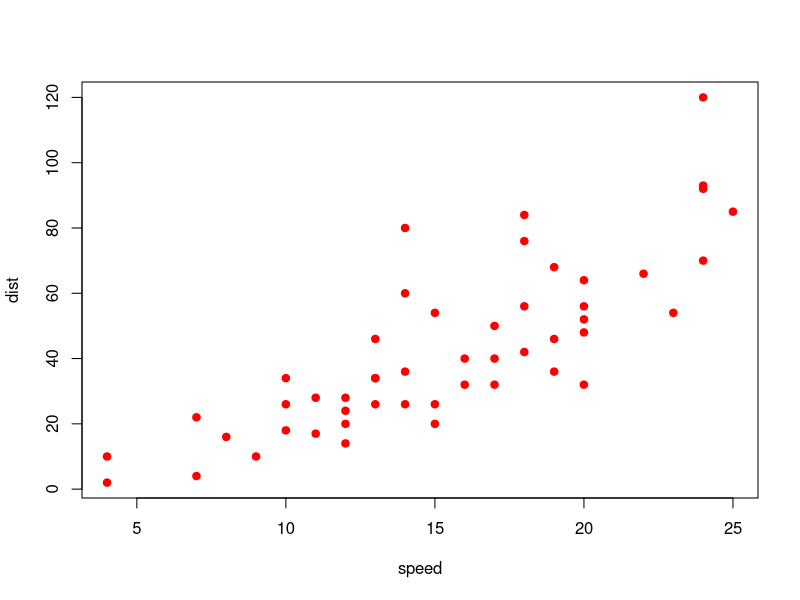
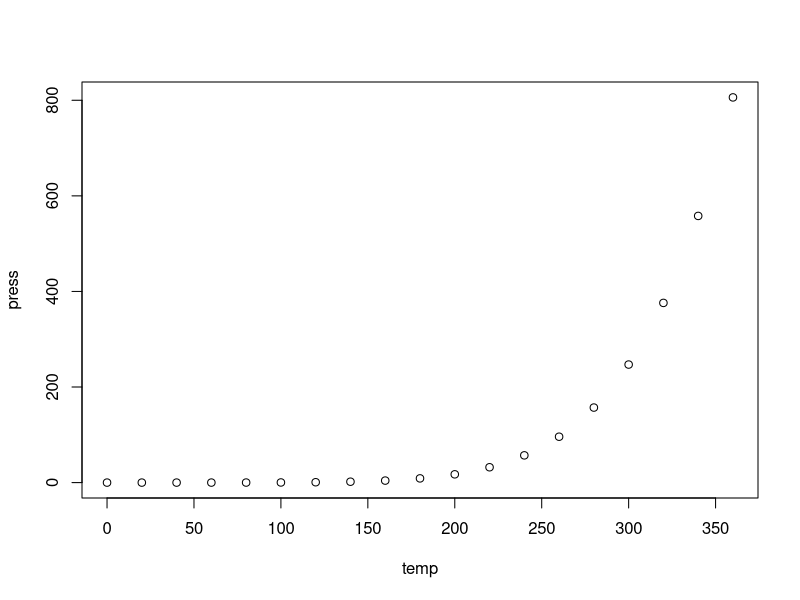
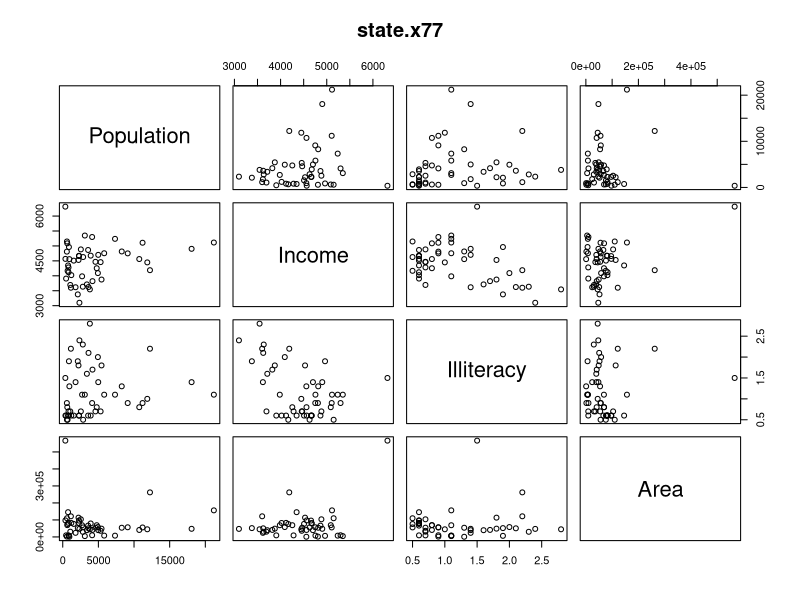
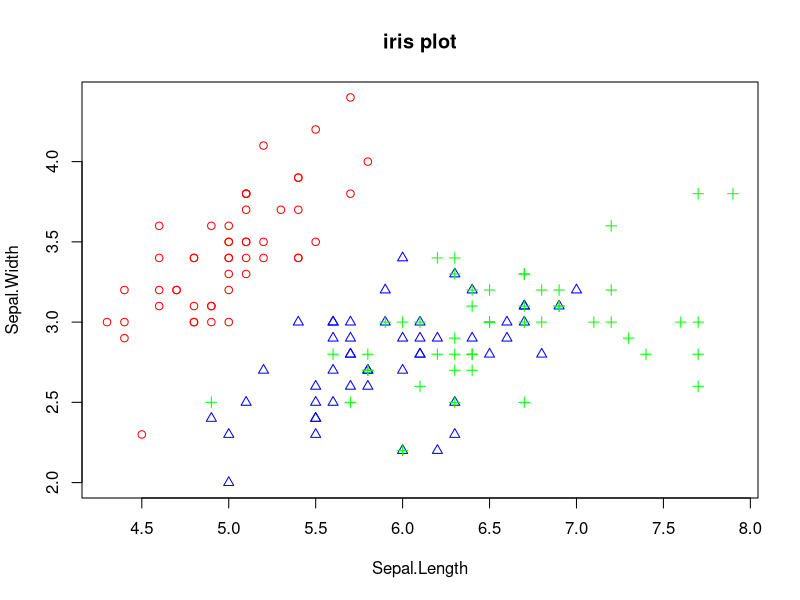
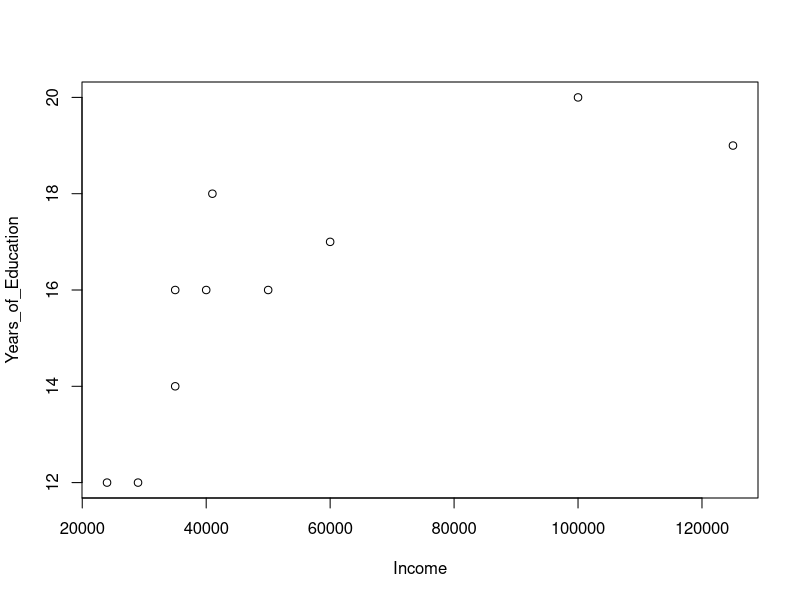
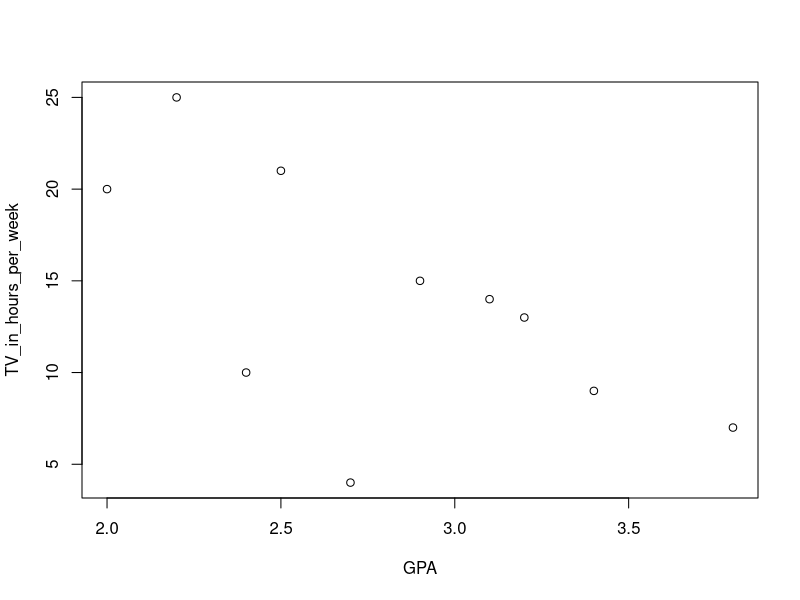
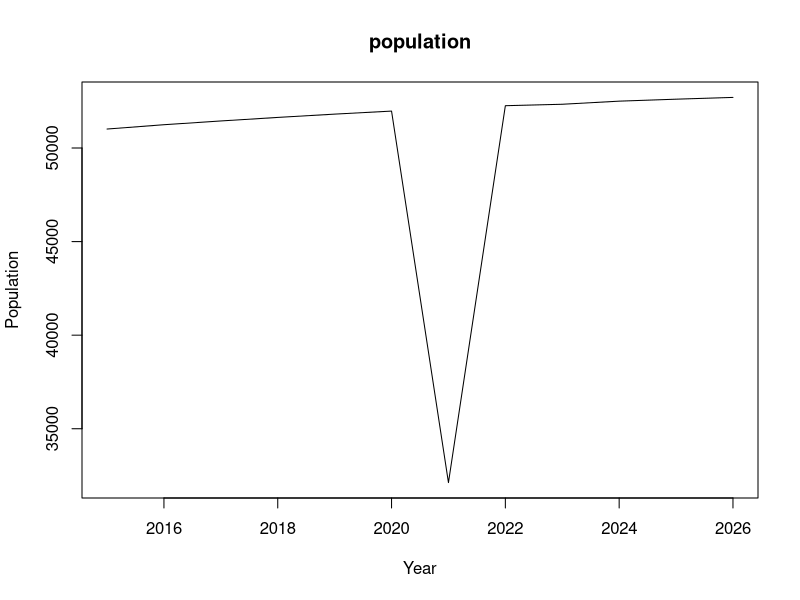
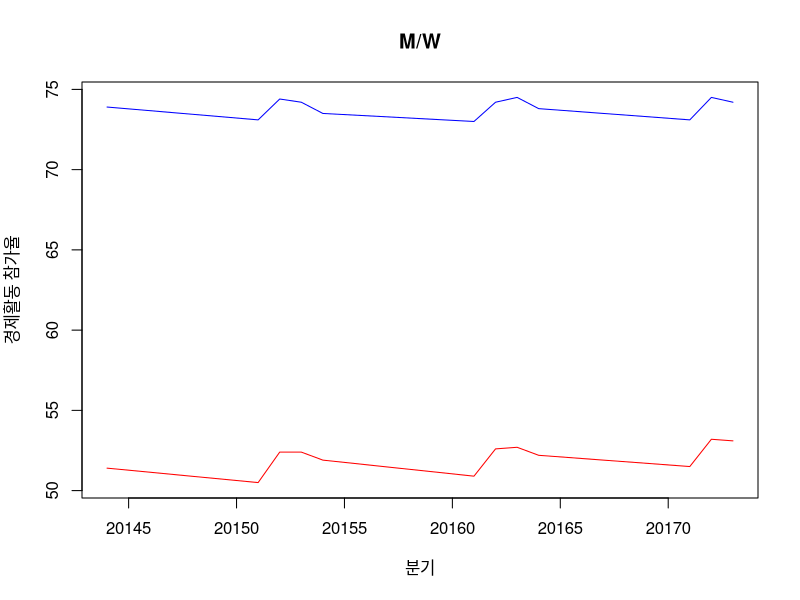

The R source for these figures, in order:

#--------------------------------#
#        5-1주차 모범 답안       #
#--------------------------------#

# 1. R에서 제공하는 cars 데이터셋을 이용해서 speed 와 dist 에 대한 산점도를 그리시오.
#    (x축이 speed). speed 와 dist   (제동거리)에 대한 상관 관계를 설명해 보시오. 
data("cars")
speed <- cars$speed
dist <- cars$dist
plot(speed, dist,
     xlab = "speed",
     ylab = "dist", 
     col="red",
     pch=19)

cor(speed, dist)  
## speed변수와 dist변수의 상관계수는 0.8068949로, speed가 증가하면 dist(배기량)이 증가하는 비교적 높은 상관관계를 보인다고 할 수 있음



# 2. R에서 제공하는 pressure 데이터셋을 이용해서 temperature 와 pressure 에 대한 산점도를 그리시오.
#    (x축이 temperature). 두 변수간 상관 관계를 설명해 보시오.
data("pressure")
temp <- pressure$temperature
press <- pressure$pressure
plot(temp, press)
cor(temp, press)  
## temperature와 pressure의 상관계수는 0.7577923으로, temperature가 증가하면 pressure도 증가하는 비교적 높은 양의 상관관계를 보인다고 할 수 있음 



# 3. R에서 제공하는 state.x77 데이터셋에서 Population, Income, Illiteracy, Area 변수간 산점도를 그려
#    상관관계를 관찰하시오. (pairs() 함수 이용) 
target <- state.x77[, c("Population", "Income", "Illiteracy", "Area")]
pairs(target,
      main="state.x77")
cor(target)
## 4개의 변수를 2개씩 짝지어 상관관계를 봤을때, 뚜렷한 상관성을 보이는 짝이 있다고 할 수 없는 것으로 판단 됨 

# 4. iris 데이터셋에서 Species 정보에 따른 Sepal.Length, Sepal.Width (꽃받침의 길이, 폭)의 분포를 알아 보시오.
head(iris)
iris.sp <- iris[, 1:2]
point <- as.numeric(iris$Species)
color <- c("red", "blue", "green")
plot(iris.sp,
     main="iris plot",
     pch=c(point),
     col=color[point])
## setosa종의 꽃받침의 길이는 약 4.3cm ~ 약 5.8cm 사이에, 꽃받침의 폭은 약 2.3cm ~ 약 4.4cm 사이에 분포하고 있음
## versicolor종의 꽃받침의 길이는 최소 약 4.9cm에서 최대 약 7cm까지이며, 꽃받침의 폭은 최소 약 2cm에서 최대 약 3.4cm까지 분포하는 것을 알 수 있음  
## virginica종의 꽃받침의 길이는 짧게는 4.9cm에서 길게는 7.9cm, 넓이는 좁게는 약 2.2cm에서 넓게는 약 3.8cm인 것으로 나타남

## setosa 종은 비교적 다른 종들에 비해 구분이 잘 되는 반면에, 
## visicorlor와 virginica종은 setosa종과는 구분이 잘 되는 편이나 두 종은 서로 겹치는 부분이 존재하는 것으로 확인됨 







#--------------------------------#
#        5-2주차 모범 답안       #
#--------------------------------#

# 1. 다음은 10명의 수입과 교육받은 기간을 조사한 표이다. 
#    수입과 교육기간 사이에 어느정도 상관관계가 있는지 조사하시오. (산점도, 상관계수 구하기)
Income <- c(125000, 100000, 40000, 35000, 41000, 29000, 35000, 24000, 50000, 60000)
Years_of_Education <- c(19, 20, 16, 16, 18, 12, 14, 12, 16, 17)
plot(Income, Years_of_Education)
cor(Income, Years_of_Education) 
## 수입과 교육간의 상관계수는 0.7887259로, 수입이 높을 수록 교육기간이 길다고 할 수 있음 

# 2. 다음은 학생 10명의 성적(GPA)과 TV 시청시간을 조사한 표이다. 
#    성적과 TV시청시간 사이의 상관관계를 조사하시오. (산점도, 상관계수 구하기)
GPA <- c(3.1, 2.4, 2.0, 3.8, 2.2, 3.4, 2.9, 3.2, 2.7, 2.5)
TV_in_hours_per_week <- c(14, 10, 20, 7, 25, 9, 15, 13, 4, 21)
plot(GPA, TV_in_hours_per_week)
cor(GPA, TV_in_hours_per_week) 
## 성적과 tv시청 시간 사이의 상관계수는 -0.6257459로, 성적이 높은 학생일수록 tv 시청시간이 그렇지 않은 학생보다 적다고 할 수 있음 








#--------------------------------#
#        5-3주차 모범 답안       #
#--------------------------------#


# 1. 다음은 2015년부터 2026년도까지의 예상 인구수 추계자료이다. 선그래프를 작성하시오. 
Year <- c(2015, 2016, 2017, 2018, 2019, 2020, 2021, 2022, 2023, 2024, 2025, 2026)
Pop <- c(51014, 51245, 51446, 51635, 51811, 51973, 32123, 52261, 52338, 52504, 52609, 52704)
plot(Year,
     Pop,
     main = "population",
     type="l",
     lty=1,
     lwd=1,
     xlab="Year",
     ylab="Population")

# 2. 다음은 2014년 4분기부터 2017년 3분기까지 남,녀의 경제활동참가율 통계이다. 선그래프를 작성하시오.
#    (남,녀를 각각 다른 선으로 표시) (2014년 4분기는 20144, 2015년1분기는 20151 과 같이 입력한다.)
qt <- c("20144", "20151", "20152", "20153", "20154",
           "20161", "20162", "20163", "20164", "20171", "20172", "20173")
male <- c(73.9, 73.1, 74.4, 74.2, 73.5, 73.0, 74.2, 74.5, 73.8, 73.1, 74.5, 74.2)
female <- c(51.4, 50.5, 52.4, 52.4, 51.9, 50.9, 52.6, 52.7, 52.2, 51.5, 53.2, 53.1)
plot(qt,
     male,
     main="M/W",
     type="l",
     lty=1,
     col="blue",
     xlab="분기",
     ylab="경제활동 참가율",
     ylim = c(min(female), max(male)))
lines(qt,
      female,
      type="l",
      col="red")

#____________________분기 구간 조정하고 싶을 경우
plot(qt,
     male,
     main="M/W",
     type="l",
     lty=1,
     col="blue",
     xlab="분기",
     ylab="경제활동 참가율",
     ylim = c(min(female), max(male)),
     xaxt = "n")    # x축 구간 보이지 않기 
lines(qt,
      female,
      type="l",
      col="red")
axis(side = 1, at = qt) # x축 구간 사용자가 설정 







#--------------------------------#
#        5-4주차 모범 답안       #
#--------------------------------#


# 1.  R 에서 제공하는 state.x77 (미국 50개주에 대한 통계) 데이터셋을 분석해 보시오. 
#     state.x77 에 지역정보(state.region) 추가하여 분석
#     st <- data.frame(state.x77, state.region)
#     head(st)

st <- data.frame(state.x77, state.region)
head(st)


### Step.1 일반정보 확인 ###
str(st) # str(): 사이즈, 변수의 개수 등 일반 정보 확인

# 'data.frame':	50 obs. of  9 variables:
## 'data.frame' : 자료구조
## 50 obs. : 행의 수
## 9 variables : 변수의 개수(2차원 행렬 상에서 column)

# $ Population  : num  3615 365 2212 2110 21198 ...
# $ Income      : num  3624 6315 4530 3378 5114 ...
# $ Illiteracy  : num  2.1 1.5 1.8 1.9 1.1 0.7 1.1 0.9 1.3 2 ...
# $ Life.Exp    : num  69 69.3 70.5 70.7 71.7 ...
# $ Murder      : num  15.1 11.3 7.8 10.1 10.3 6.8 3.1 6.2 10.7 13.9 ...
# $ HS.Grad     : num  41.3 66.7 58.1 39.9 62.6 63.9 56 54.6 52.6 40.6 ...
# $ Frost       : num  20 152 15 65 20 166 139 103 11 60 ...
# $ Area        : num  50708 566432 113417 51945 156361 ...
# $ state.region: Factor w/ 4 levels "Northeast","South",..: 2 4 4 2 4 4 1 2 2 2 ...
## $ Population ~ state.region : 변수(9가지)
## num : 변수 타입(num, Factor)
## 4 levels : state.region Factor의 위치 방향(?) 지역? (4가지)

class(st)                 # 자료구조 확인
head(st)                  # 자료의 앞 부분 몇 개만 확인할 수 있는 명령
dim(st)                   # dimension: 행과 열의 수 확인
table(st$state.region)    # 지역별 관측치 도수 분포

# 해석
## 자료구조는 data frame 사용
## 총 9개의 열(변수) 중 앞의 8개는 수치 데이터, 9번째는 각 행에 대한 그룹 정보 포함
## 총 50개의 행과 9개의 열로 구성
## 각 행(states)은 state.region의 4개의 그룹 중 하나에 속함 (Northeast, South, North Central, West)
## 각 그룹에 속한 행의 개수는 불균등(Northeast:9개, South:16개, North Central:12개, West:13개)


### Step.2 데이터 분포 확인 ###
summary(st[,1])          # 첫 번째 column (Population)
summary(st[,2])          # 두 번째 column (Income)
summary(st[,"Area"])     # column 이름으로 가져오기
summary(st$state.region) # data frame: $변수명 형식으로 가져오기
## summary(): max값, min값, 중앙값, 평균값 등 종합적 확인
# Min. Max. : 데이터의 산포를 알 수 있음
# mean/median : 데이터의 정규분포 정도 확인 / 두 값 유사(동일): 정규분포 / 두 값 차 큼: 치우친 분포

sd(st[,1])          # 첫 번째 column
sd(st[,2])          # 두 번째 column
sd(st[,"Area"])     # column 이름으로 가져오기
sd(st$Murder)       # data frame: $변수명 형식으로 가져오기
## sd(): 표준편차: 데이터의 퍼진 정도를 한 눈에 확인
# sd: 크면: 평균적으로 넓게 퍼짐 / 작으면: 평균 주변에 모여 있음


### Step.3 그룹별 분포 확인 ###
par(mfrow = c(2,4))
boxplot(Population~state.region, data = st, 
        main = "Population")
boxplot(Income~state.region, data = st, 
        main = "Income")
boxplot(Illiteracy~state.region, data = st, 
        main = "Illiteracy")
boxplot(Life.Exp~state.region, data = st, 
        main = "Life.Exp")
boxplot(Murder~state.region, data = st, 
        main = "Murder")
boxplot(HS.Grad~state.region, data = st, 
        main = "HS.Grad")
boxplot(Frost~state.region, data = st, 
        main = "Frost")
boxplot(Area~state.region, data = st, 
        main = "Area")


### Step.4 산점도 확인 ###
point <- as.numeric(st$state.region)   # 포인트 모양
levels(st$state.region)
color <- c("red", "green", "blue", "black")   # 포인트 컬러
pairs(st[,-9],
      pch=c(point),
      col=color[st[,9]])
## 해석 e.g) 주어진 데이터에 따르면, South 지역의 위치한 주들의 인구는 비교적 많지 않으며, 다수의 주들의 수입이 낮고, 문맹률이 높으며 평균 기대 수명 역시 짧음
## 또한, 타 지역에 위치한 주들에 비해 살인율이 높은 주들이 많은것으로 나타남
## 주어진 데이터에 따르면, South 지역에 위치한 주들에는 Alabama, Arkansas, Delaware, Florida, Georgia, Kentucky, Louisiana, Maryland, Mississippi, North Carolina, 
## Oklahoma, South Carolina, Tennessee, Texas, Virginia, West Virginia가 있다. 

